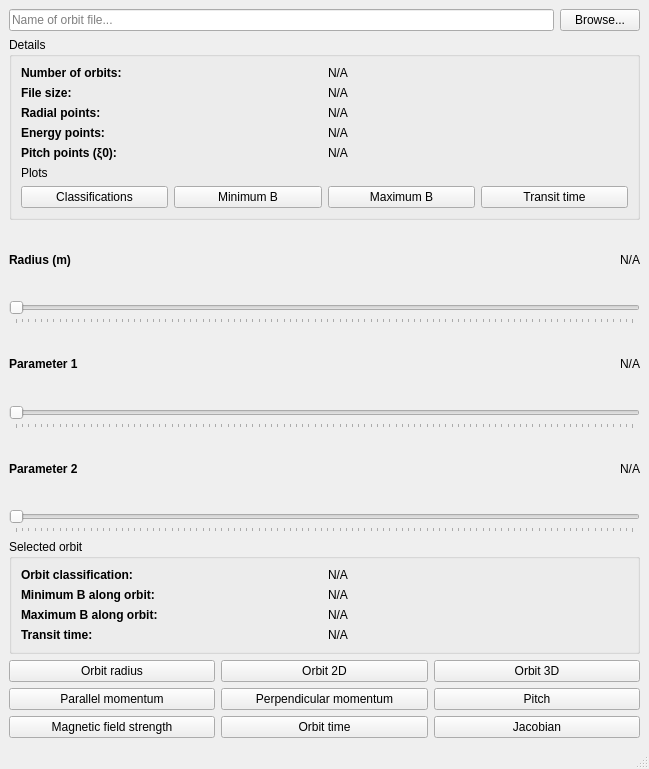
<?xml version="1.0" encoding="UTF-8"?>
<ui version="4.0">
 <class>Orbits</class>
 <widget class="QMainWindow" name="Orbits">
  <property name="geometry">
   <rect>
    <x>0</x>
    <y>0</y>
    <width>649</width>
    <height>769</height>
   </rect>
  </property>
  <property name="windowTitle">
   <string>SOFT Orbit Plotter</string>
  </property>
  <widget class="QWidget" name="centralwidget">
   <layout class="QVBoxLayout" name="verticalLayout">
    <item>
     <layout class="QHBoxLayout" name="horizontalLayout">
      <item>
       <widget class="QLineEdit" name="tbFileName">
        <property name="readOnly">
         <bool>true</bool>
        </property>
        <property name="placeholderText">
         <string>Name of orbit file...</string>
        </property>
       </widget>
      </item>
      <item>
       <widget class="QPushButton" name="btnBrowse">
        <property name="text">
         <string>Browse...</string>
        </property>
       </widget>
      </item>
     </layout>
    </item>
    <item>
     <widget class="QGroupBox" name="gbDetails">
      <property name="title">
       <string>Details</string>
      </property>
      <layout class="QVBoxLayout" name="verticalLayout_2">
       <item>
        <layout class="QHBoxLayout" name="horizontalLayout_2">
         <property name="topMargin">
          <number>0</number>
         </property>
         <item>
          <widget class="QLabel" name="label">
           <property name="font">
            <font>
             <weight>75</weight>
             <bold>true</bold>
            </font>
           </property>
           <property name="text">
            <string>Number of orbits:</string>
           </property>
          </widget>
         </item>
         <item>
          <widget class="QLabel" name="lblNumberOfOrbits">
           <property name="text">
            <string>N/A</string>
           </property>
          </widget>
         </item>
        </layout>
       </item>
       <item>
        <layout class="QHBoxLayout" name="horizontalLayout_3">
         <property name="topMargin">
          <number>0</number>
         </property>
         <item>
          <widget class="QLabel" name="label_2">
           <property name="font">
            <font>
             <weight>75</weight>
             <bold>true</bold>
            </font>
           </property>
           <property name="text">
            <string>File size:</string>
           </property>
          </widget>
         </item>
         <item>
          <widget class="QLabel" name="lblFileSize">
           <property name="text">
            <string>N/A</string>
           </property>
          </widget>
         </item>
        </layout>
       </item>
       <item>
        <layout class="QHBoxLayout" name="horizontalLayout_4">
         <property name="topMargin">
          <number>0</number>
         </property>
         <item>
          <widget class="QLabel" name="label_3">
           <property name="font">
            <font>
             <weight>75</weight>
             <bold>true</bold>
            </font>
           </property>
           <property name="text">
            <string>Radial points:</string>
           </property>
          </widget>
         </item>
         <item>
          <widget class="QLabel" name="lblRadialPoints">
           <property name="text">
            <string>N/A</string>
           </property>
          </widget>
         </item>
        </layout>
       </item>
       <item>
        <layout class="QHBoxLayout" name="horizontalLayout_5">
         <property name="topMargin">
          <number>0</number>
         </property>
         <item>
          <widget class="QLabel" name="label_4">
           <property name="font">
            <font>
             <weight>75</weight>
             <bold>true</bold>
            </font>
           </property>
           <property name="text">
            <string>Energy points:</string>
           </property>
          </widget>
         </item>
         <item>
          <widget class="QLabel" name="lblMomentum1Points">
           <property name="text">
            <string>N/A</string>
           </property>
          </widget>
         </item>
        </layout>
       </item>
       <item>
        <layout class="QHBoxLayout" name="horizontalLayout_6">
         <property name="topMargin">
          <number>0</number>
         </property>
         <item>
          <widget class="QLabel" name="label_6">
           <property name="font">
            <font>
             <weight>75</weight>
             <bold>true</bold>
            </font>
           </property>
           <property name="text">
            <string>Pitch points (ξ0):</string>
           </property>
          </widget>
         </item>
         <item>
          <widget class="QLabel" name="lblMomentum2Points">
           <property name="text">
            <string>N/A</string>
           </property>
          </widget>
         </item>
        </layout>
       </item>
       <item>
        <widget class="QLabel" name="label_10">
         <property name="text">
          <string>Plots</string>
         </property>
        </widget>
       </item>
       <item>
        <layout class="QHBoxLayout" name="horizontalLayout_7">
         <property name="topMargin">
          <number>0</number>
         </property>
         <item>
          <widget class="QPushButton" name="btnShowClassification">
           <property name="text">
            <string>Classifications</string>
           </property>
          </widget>
         </item>
         <item>
          <widget class="QPushButton" name="btnShowMinB">
           <property name="text">
            <string>Minimum B</string>
           </property>
          </widget>
         </item>
         <item>
          <widget class="QPushButton" name="btnShowMaxB">
           <property name="text">
            <string>Maximum B</string>
           </property>
          </widget>
         </item>
         <item>
          <widget class="QPushButton" name="pushButton_3">
           <property name="text">
            <string>Transit time</string>
           </property>
          </widget>
         </item>
        </layout>
       </item>
      </layout>
     </widget>
    </item>
    <item>
     <layout class="QHBoxLayout" name="horizontalLayout_13">
      <property name="topMargin">
       <number>0</number>
      </property>
      <item>
       <widget class="QLabel" name="lblRadiusHS">
        <property name="font">
         <font>
          <weight>75</weight>
          <bold>true</bold>
         </font>
        </property>
        <property name="text">
         <string>Radius (m)</string>
        </property>
       </widget>
      </item>
      <item>
       <widget class="QLabel" name="lblRadius">
        <property name="text">
         <string>N/A</string>
        </property>
        <property name="alignment">
         <set>Qt::AlignRight|Qt::AlignTrailing|Qt::AlignVCenter</set>
        </property>
       </widget>
      </item>
     </layout>
    </item>
    <item>
     <widget class="QSlider" name="hsRadius">
      <property name="minimumSize">
       <size>
        <width>0</width>
        <height>25</height>
       </size>
      </property>
      <property name="orientation">
       <enum>Qt::Horizontal</enum>
      </property>
      <property name="tickPosition">
       <enum>QSlider::TicksBelow</enum>
      </property>
      <property name="tickInterval">
       <number>1</number>
      </property>
     </widget>
    </item>
    <item>
     <layout class="QHBoxLayout" name="horizontalLayout_14">
      <property name="topMargin">
       <number>0</number>
      </property>
      <item>
       <widget class="QLabel" name="lblParam1HS">
        <property name="font">
         <font>
          <weight>75</weight>
          <bold>true</bold>
         </font>
        </property>
        <property name="text">
         <string>Parameter 1</string>
        </property>
       </widget>
      </item>
      <item>
       <widget class="QLabel" name="lblParam1">
        <property name="text">
         <string>N/A</string>
        </property>
        <property name="alignment">
         <set>Qt::AlignRight|Qt::AlignTrailing|Qt::AlignVCenter</set>
        </property>
       </widget>
      </item>
     </layout>
    </item>
    <item>
     <widget class="QSlider" name="hsParam1">
      <property name="minimumSize">
       <size>
        <width>0</width>
        <height>25</height>
       </size>
      </property>
      <property name="orientation">
       <enum>Qt::Horizontal</enum>
      </property>
      <property name="tickPosition">
       <enum>QSlider::TicksBelow</enum>
      </property>
      <property name="tickInterval">
       <number>1</number>
      </property>
     </widget>
    </item>
    <item>
     <layout class="QHBoxLayout" name="horizontalLayout_15">
      <property name="topMargin">
       <number>0</number>
      </property>
      <item>
       <widget class="QLabel" name="lblParam2HS">
        <property name="font">
         <font>
          <weight>75</weight>
          <bold>true</bold>
         </font>
        </property>
        <property name="text">
         <string>Parameter 2</string>
        </property>
       </widget>
      </item>
      <item>
       <widget class="QLabel" name="lblParam2">
        <property name="text">
         <string>N/A</string>
        </property>
        <property name="alignment">
         <set>Qt::AlignRight|Qt::AlignTrailing|Qt::AlignVCenter</set>
        </property>
       </widget>
      </item>
     </layout>
    </item>
    <item>
     <widget class="QSlider" name="hsParam2">
      <property name="minimumSize">
       <size>
        <width>0</width>
        <height>25</height>
       </size>
      </property>
      <property name="orientation">
       <enum>Qt::Horizontal</enum>
      </property>
      <property name="tickPosition">
       <enum>QSlider::TicksBelow</enum>
      </property>
      <property name="tickInterval">
       <number>1</number>
      </property>
     </widget>
    </item>
    <item>
     <widget class="QGroupBox" name="gbOrbit">
      <property name="title">
       <string>Selected orbit</string>
      </property>
      <layout class="QVBoxLayout" name="verticalLayout_3">
       <item>
        <layout class="QHBoxLayout" name="horizontalLayout_8">
         <property name="topMargin">
          <number>0</number>
         </property>
         <item>
          <widget class="QLabel" name="label_7">
           <property name="font">
            <font>
             <weight>75</weight>
             <bold>true</bold>
            </font>
           </property>
           <property name="text">
            <string>Orbit classification:</string>
           </property>
          </widget>
         </item>
         <item>
          <widget class="QLabel" name="lblClass">
           <property name="text">
            <string>N/A</string>
           </property>
          </widget>
         </item>
        </layout>
       </item>
       <item>
        <layout class="QHBoxLayout" name="horizontalLayout_10">
         <property name="topMargin">
          <number>0</number>
         </property>
         <item>
          <widget class="QLabel" name="label_11">
           <property name="font">
            <font>
             <weight>75</weight>
             <bold>true</bold>
            </font>
           </property>
           <property name="text">
            <string>Minimum B along orbit:</string>
           </property>
          </widget>
         </item>
         <item>
          <widget class="QLabel" name="lblMinB">
           <property name="text">
            <string>N/A</string>
           </property>
          </widget>
         </item>
        </layout>
       </item>
       <item>
        <layout class="QHBoxLayout" name="horizontalLayout_11">
         <property name="topMargin">
          <number>0</number>
         </property>
         <item>
          <widget class="QLabel" name="label_13">
           <property name="font">
            <font>
             <weight>75</weight>
             <bold>true</bold>
            </font>
           </property>
           <property name="text">
            <string>Maximum B along orbit:</string>
           </property>
          </widget>
         </item>
         <item>
          <widget class="QLabel" name="lblMaxB">
           <property name="text">
            <string>N/A</string>
           </property>
          </widget>
         </item>
        </layout>
       </item>
       <item>
        <layout class="QHBoxLayout" name="horizontalLayout_12">
         <property name="topMargin">
          <number>0</number>
         </property>
         <item>
          <widget class="QLabel" name="label_15">
           <property name="font">
            <font>
             <weight>75</weight>
             <bold>true</bold>
            </font>
           </property>
           <property name="text">
            <string>Transit time:</string>
           </property>
          </widget>
         </item>
         <item>
          <widget class="QLabel" name="lblTransitTime">
           <property name="text">
            <string>N/A</string>
           </property>
          </widget>
         </item>
        </layout>
       </item>
      </layout>
     </widget>
    </item>
    <item>
     <layout class="QHBoxLayout" name="horizontalLayout_9">
      <property name="topMargin">
       <number>0</number>
      </property>
      <item>
       <widget class="QPushButton" name="btnPlotOrbit1D">
        <property name="text">
         <string>Orbit radius</string>
        </property>
       </widget>
      </item>
      <item>
       <widget class="QPushButton" name="btnPlotOrbit2D">
        <property name="text">
         <string>Orbit 2D</string>
        </property>
       </widget>
      </item>
      <item>
       <widget class="QPushButton" name="btnPlotOrbit3D">
        <property name="text">
         <string>Orbit 3D</string>
        </property>
       </widget>
      </item>
     </layout>
    </item>
    <item>
     <layout class="QHBoxLayout" name="horizontalLayout_16">
      <property name="topMargin">
       <number>0</number>
      </property>
      <item>
       <widget class="QPushButton" name="btnPlotPpar">
        <property name="text">
         <string>Parallel momentum</string>
        </property>
       </widget>
      </item>
      <item>
       <widget class="QPushButton" name="btnPlotPperp">
        <property name="text">
         <string>Perpendicular momentum</string>
        </property>
       </widget>
      </item>
      <item>
       <widget class="QPushButton" name="btnPlotPitch">
        <property name="text">
         <string>Pitch</string>
        </property>
       </widget>
      </item>
     </layout>
    </item>
    <item>
     <layout class="QHBoxLayout" name="horizontalLayout_17">
      <property name="topMargin">
       <number>0</number>
      </property>
      <item>
       <widget class="QPushButton" name="btnPlotB">
        <property name="text">
         <string>Magnetic field strength</string>
        </property>
       </widget>
      </item>
      <item>
       <widget class="QPushButton" name="btnPlotTime">
        <property name="text">
         <string>Orbit time</string>
        </property>
       </widget>
      </item>
      <item>
       <widget class="QPushButton" name="btnPlotJ">
        <property name="text">
         <string>Jacobian</string>
        </property>
       </widget>
      </item>
     </layout>
    </item>
   </layout>
  </widget>
  <widget class="QMenuBar" name="menubar">
   <property name="geometry">
    <rect>
     <x>0</x>
     <y>0</y>
     <width>649</width>
     <height>24</height>
    </rect>
   </property>
  </widget>
  <widget class="QStatusBar" name="statusbar"/>
 </widget>
 <resources/>
 <connections/>
</ui>
